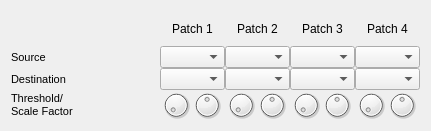
   <widget class="QWidget" name="">
    <property name="geometry">
     <rect>
      <x>0</x>
      <y>300</y>
      <width>431</width>
      <height>131</height>
     </rect>
    </property>
    <layout class="QGridLayout" name="gridLayout">
     <property name="spacing">
      <number>0</number>
     </property>
     <item row="3" column="6">
      <layout class="QHBoxLayout" name="horizontalLayout_10">
       <item>
        <widget class="QDial" name="dial_patch2Threshold">
         <property name="maximumSize">
          <size>
           <width>30</width>
           <height>30</height>
          </size>
         </property>
         <property name="font">
          <font>
           <pointsize>4</pointsize>
          </font>
         </property>
         <property name="toolTip">
          <string>Patch 2 Threshold</string>
         </property>
         <property name="maximum">
          <number>127</number>
         </property>
         <property name="orientation">
          <enum>Qt::Horizontal</enum>
         </property>
        </widget>
       </item>
       <item>
        <widget class="QDial" name="dial_patch2ScaleFactor">
         <property name="maximumSize">
          <size>
           <width>30</width>
           <height>30</height>
          </size>
         </property>
         <property name="font">
          <font>
           <pointsize>4</pointsize>
          </font>
         </property>
         <property name="toolTip">
          <string>Patch 2 Scale Factor</string>
         </property>
         <property name="minimum">
          <number>-64</number>
         </property>
         <property name="maximum">
          <number>63</number>
         </property>
         <property name="value">
          <number>0</number>
         </property>
         <property name="orientation">
          <enum>Qt::Horizontal</enum>
         </property>
        </widget>
       </item>
      </layout>
     </item>
     <item row="3" column="10">
      <layout class="QHBoxLayout" name="horizontalLayout_23">
       <item>
        <widget class="QDial" name="dial_patch4Threshold">
         <property name="maximumSize">
          <size>
           <width>30</width>
           <height>30</height>
          </size>
         </property>
         <property name="font">
          <font>
           <pointsize>4</pointsize>
          </font>
         </property>
         <property name="toolTip">
          <string>Patch 4 Threshold</string>
         </property>
         <property name="maximum">
          <number>127</number>
         </property>
         <property name="orientation">
          <enum>Qt::Horizontal</enum>
         </property>
        </widget>
       </item>
       <item>
        <widget class="QDial" name="dial_patch4ScaleFactor">
         <property name="maximumSize">
          <size>
           <width>30</width>
           <height>30</height>
          </size>
         </property>
         <property name="font">
          <font>
           <pointsize>4</pointsize>
          </font>
         </property>
         <property name="toolTip">
          <string>Patch 4 Scale Factor</string>
         </property>
         <property name="minimum">
          <number>-64</number>
         </property>
         <property name="maximum">
          <number>63</number>
         </property>
         <property name="value">
          <number>0</number>
         </property>
         <property name="orientation">
          <enum>Qt::Horizontal</enum>
         </property>
        </widget>
       </item>
      </layout>
     </item>
     <item row="2" column="10">
      <widget class="QComboBox" name="comboBox_patch4Destination">
       <property name="font">
        <font>
         <pointsize>7</pointsize>
         <weight>75</weight>
         <bold>true</bold>
        </font>
       </property>
      </widget>
     </item>
     <item row="2" column="0">
      <widget class="QLabel" name="label_9">
       <property name="font">
        <font>
         <pointsize>8</pointsize>
         <weight>50</weight>
         <bold>false</bold>
        </font>
       </property>
       <property name="text">
        <string>Destination</string>
       </property>
      </widget>
     </item>
     <item row="2" column="6">
      <widget class="QComboBox" name="comboBox_patch2Destination">
       <property name="font">
        <font>
         <pointsize>7</pointsize>
         <weight>75</weight>
         <bold>true</bold>
        </font>
       </property>
      </widget>
     </item>
     <item row="2" column="8">
      <widget class="QComboBox" name="comboBox_patch3Destination">
       <property name="font">
        <font>
         <pointsize>7</pointsize>
         <weight>75</weight>
         <bold>true</bold>
        </font>
       </property>
      </widget>
     </item>
     <item row="2" column="3">
      <widget class="QComboBox" name="comboBox_patch1Destination">
       <property name="font">
        <font>
         <pointsize>7</pointsize>
         <weight>75</weight>
         <bold>true</bold>
        </font>
       </property>
      </widget>
     </item>
     <item row="3" column="8">
      <layout class="QHBoxLayout" name="horizontalLayout_20">
       <item>
        <widget class="QDial" name="dial_patch3Threshold">
         <property name="maximumSize">
          <size>
           <width>30</width>
           <height>30</height>
          </size>
         </property>
         <property name="font">
          <font>
           <pointsize>4</pointsize>
          </font>
         </property>
         <property name="toolTip">
          <string>Patch 3 Threshold</string>
         </property>
         <property name="maximum">
          <number>127</number>
         </property>
         <property name="orientation">
          <enum>Qt::Horizontal</enum>
         </property>
        </widget>
       </item>
       <item>
        <widget class="QDial" name="dial_patch3ScaleFactor">
         <property name="maximumSize">
          <size>
           <width>30</width>
           <height>30</height>
          </size>
         </property>
         <property name="font">
          <font>
           <pointsize>4</pointsize>
          </font>
         </property>
         <property name="toolTip">
          <string>Patch 3 Scale Factor</string>
         </property>
         <property name="minimum">
          <number>-64</number>
         </property>
         <property name="maximum">
          <number>63</number>
         </property>
         <property name="value">
          <number>0</number>
         </property>
         <property name="orientation">
          <enum>Qt::Vertical</enum>
         </property>
        </widget>
       </item>
      </layout>
     </item>
     <item row="3" column="3">
      <layout class="QHBoxLayout" name="horizontalLayout_9">
       <item>
        <widget class="QDial" name="dial_patch1Threshold">
         <property name="maximumSize">
          <size>
           <width>30</width>
           <height>30</height>
          </size>
         </property>
         <property name="font">
          <font>
           <pointsize>4</pointsize>
          </font>
         </property>
         <property name="toolTip">
          <string>Patch 1 Threshold</string>
         </property>
         <property name="maximum">
          <number>127</number>
         </property>
         <property name="orientation">
          <enum>Qt::Horizontal</enum>
         </property>
        </widget>
       </item>
       <item>
        <widget class="QDial" name="dial_patch1ScaleFactor">
         <property name="maximumSize">
          <size>
           <width>30</width>
           <height>30</height>
          </size>
         </property>
         <property name="font">
          <font>
           <pointsize>4</pointsize>
          </font>
         </property>
         <property name="toolTip">
          <string>Patch 1 Scale Factor</string>
         </property>
         <property name="minimum">
          <number>-64</number>
         </property>
         <property name="maximum">
          <number>63</number>
         </property>
         <property name="value">
          <number>0</number>
         </property>
         <property name="orientation">
          <enum>Qt::Horizontal</enum>
         </property>
        </widget>
       </item>
      </layout>
     </item>
     <item row="3" column="0">
      <widget class="QLabel" name="label_7">
       <property name="font">
        <font>
         <pointsize>8</pointsize>
         <weight>50</weight>
         <bold>false</bold>
        </font>
       </property>
       <property name="text">
        <string>Threshold/&lt;br&gt;Scale Factor</string>
       </property>
      </widget>
     </item>
     <item row="1" column="6">
      <widget class="QComboBox" name="comboBox_patch2Source">
       <property name="font">
        <font>
         <pointsize>7</pointsize>
         <weight>75</weight>
         <bold>true</bold>
        </font>
       </property>
      </widget>
     </item>
     <item row="0" column="8" alignment="Qt::AlignHCenter">
      <widget class="QLabel" name="label_4">
       <property name="text">
        <string>Patch 3</string>
       </property>
      </widget>
     </item>
     <item row="0" column="3" alignment="Qt::AlignHCenter">
      <widget class="QLabel" name="label_2">
       <property name="font">
        <font>
         <pointsize>9</pointsize>
        </font>
       </property>
       <property name="text">
        <string>Patch 1</string>
       </property>
      </widget>
     </item>
     <item row="0" column="10" alignment="Qt::AlignHCenter">
      <widget class="QLabel" name="label_5">
       <property name="text">
        <string>Patch 4</string>
       </property>
      </widget>
     </item>
     <item row="0" column="6" alignment="Qt::AlignHCenter">
      <widget class="QLabel" name="label_3">
       <property name="text">
        <string>Patch 2</string>
       </property>
      </widget>
     </item>
     <item row="1" column="3">
      <widget class="QComboBox" name="comboBox_patch1Source">
       <property name="font">
        <font>
         <pointsize>7</pointsize>
         <weight>75</weight>
         <bold>true</bold>
        </font>
       </property>
      </widget>
     </item>
     <item row="1" column="0">
      <widget class="QLabel" name="label_6">
       <property name="font">
        <font>
         <pointsize>8</pointsize>
         <weight>50</weight>
         <bold>false</bold>
        </font>
       </property>
       <property name="text">
        <string>Source</string>
       </property>
      </widget>
     </item>
     <item row="1" column="8">
      <widget class="QComboBox" name="comboBox_patch3Source">
       <property name="font">
        <font>
         <pointsize>7</pointsize>
         <weight>75</weight>
         <bold>true</bold>
        </font>
       </property>
      </widget>
     </item>
     <item row="1" column="10">
      <widget class="QComboBox" name="comboBox_patch4Source">
       <property name="font">
        <font>
         <pointsize>7</pointsize>
         <weight>75</weight>
         <bold>true</bold>
        </font>
       </property>
      </widget>
     </item>
    </layout>
   </widget>
